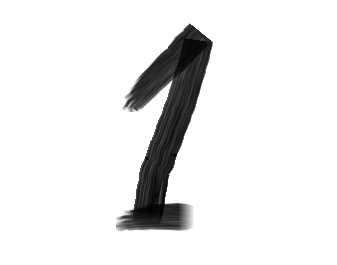
#> input picture images/1.png, 337 x 265 px
$ jupyter execute --allow-errors recognize_handwritten_digits.ipynb   (shell and % lines are left out)
#> lines starting #> are read from the running program, lines starting #| are printed output that depends on the picture
[cell 1]
# my imports
import numpy as np
import pandas as pd
import matplotlib.pyplot as plt
import seaborn as sns


# Import datasets, classifiers and performance metrics
from sklearn import datasets, metrics, svm
from sklearn.model_selection import train_test_split
import pickle

# Import imread and imshow

from skimage.io import imread, imshow
from PIL import Image

## Recognizing Handwritten digits

### The Digit Dataset

This dataset is made up of 1797 8x8 images. Each image, like the one shown below, is of a hand-written digit. In order to utilize an 8x8 figure like this, we’d have to first transform it into a feature vector with length 64.

The first 4 digits:

[cell 2]
digits = datasets.load_digits()

_, axes = plt.subplots(nrows=1, ncols=4, figsize=(10, 3))
for ax, image, label in zip(axes, digits.images, digits.target):
    ax.set_axis_off()
    ax.imshow(image, cmap=plt.cm.gray_r, interpolation="nearest")
    ax.set_title("Training: %i" % label)
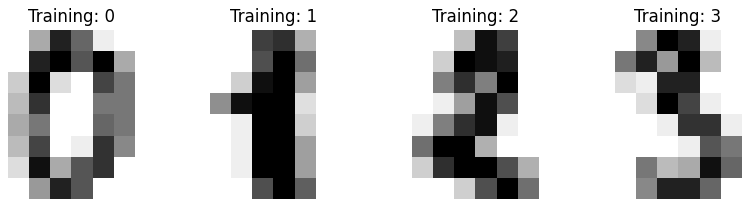
#> figure drawn by matplotlib, 4 panels

### Zip builtin function

Make an iterator that aggregates elements from each of the iterables.
Returns an iterator of tuples, where the i-th tuple contains the i-th element from each of the argument sequences or iterables. The iterator stops when the shortest input iterable is exhausted. With a single iterable argument, it returns an iterator of 1-tuples. With no arguments, it returns an empty iterator.

```python
x = [1, 2, 3]
y = [4, 5, 6]
zipped = zip(x, y)
list(zipped)
# >>>[(1, 4), (2, 5), (3, 6)]
```

[cell 3]
type(digits.images)

[cell 4]
len(digits.images[0])

[cell 5]
print ("min is", digits.images.min())
print ("max is", digits.images.max())
print ("mean is", digits.images.mean())
print ("median is", np.median(digits.images))

[cell 6]
first_digit = digits.images[0]

The data set is represented in 8 x 8 float matrices.

[cell 7]
first_digit

[cell 8]
plt.imshow(first_digit, cmap='gray_r', interpolation="nearest")
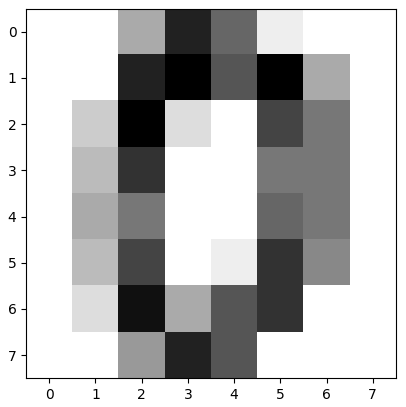
#> figure drawn by matplotlib, 1 panel

[cell 9]
digits.target

[cell 10]
len(digits.target)

[cell 11]
plt.hist(digits.target)
plt.xlabel('digits')
plt.ylabel('records')
plt.title('Number frequency')
plt.xticks(np.arange(10))
plt.show()
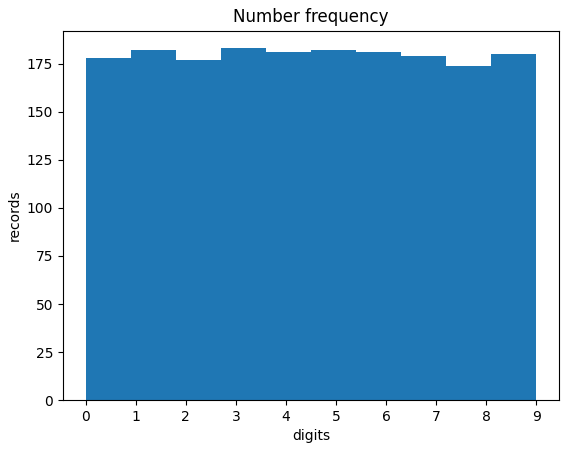
#> figure drawn by matplotlib, 1 panel; tallest bar 183 high, from x = 2.7 to 3.6

Same thing, but with Seaborn

[cell 12]
sns.histplot(digits.target, bins = 10)
plt.xlabel('digits')
plt.ylabel('records')
plt.title('Number frequency')
plt.xticks(np.arange(10))
plt.show()
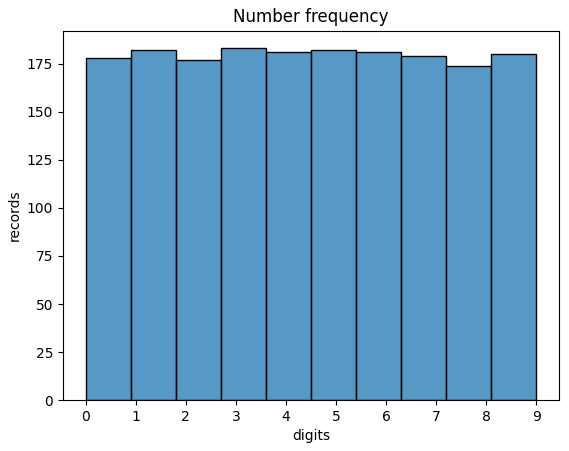
#> figure drawn by matplotlib, 1 panel; tallest bar 183 high, from x = 2.7 to 3.6
plt.show()

## Support Vector Machines

Support vector machines (SVMs) are a set of supervised learning methods used for classification, regression and outliers detection.

1. The advantages of support vector machines are:

* Effective in high dimensional spaces.

* Still effective in cases where number of dimensions is greater than the number of samples.

* Uses a subset of training points in the decision function (called support vectors), so it is also memory efficient.

* Versatile: different Kernel functions can be specified for the decision function. Common kernels are provided, but it is also possible to specify custom kernels.

2. The disadvantages of support vector machines include:

* If the number of features is much greater than the number of samples, avoid over-fitting in choosing Kernel functions and regularization term is crucial.

* SVMs do not directly provide probability estimates, these are calculated using an expensive five-fold cross-validation.

The support vector machines in scikit-learn support both dense (numpy.ndarray and convertible to that by numpy.asarray) and sparse (any scipy.sparse) sample vectors as input. However, to use an SVM to make predictions for sparse data, it must have been fit on such data. For optimal performance, use C-ordered numpy.ndarray (dense) or scipy.sparse.csr_matrix (sparse) with dtype=float64.

### Classification
SVC, NuSVC and LinearSVC are classes capable of performing binary and multi-class classification on a dataset.

SVC and NuSVC are similar methods, but accept slightly different sets of parameters and have different mathematical formulations. On the other hand, LinearSVC is another (faster) implementation of Support Vector Classification for the case of a linear kernel. It also lacks some of the attributes of SVC and NuSVC, like support_. LinearSVC uses squared_hinge loss and due to its implementation in liblinear it also regularizes the intercept, if considered. This effect can however be reduced by carefully fine tuning its intercept_scaling parameter, which allows the intercept term to have a different regularization behavior compared to the other features. The classification results and score can therefore differ from the other two classifiers.

As other classifiers, SVC, NuSVC and LinearSVC take as input two arrays: an array X of shape (n_samples, n_features) holding the training samples, and an array y of class labels (strings or integers), of shape (n_samples):

```python
from sklearn import svm
X = [[0, 0], [1, 1]]
y = [0, 1]
clf = svm.SVC()
clf.fit(X, y)
# >>>SVC()
```

After being fitted, the model can then be used to predict new values:

```python
clf.predict([[2., 2.]])
# >>>array([1])
```

SVMs decision function depends on some subset of the training data, called the support vectors. Some properties of these support vectors can be found in attributes support_vectors_, support_ and n_support_:

```python
# get support vectors
clf.support_vectors_
# >>>array([[0., 0.],
       [1., 1.]])
# get indices of support vectors
clf.support_
# >>>array([0, 1]...)
# get number of support vectors for each class
clf.n_support_
# >>>array([1, 1]...)
```

#### Significance of shuffle

```python
train_test_split(y, shuffle=False)
# >>>[[0, 1, 2], [3, 4]]
```

### SVC
C-Support Vector Classification.

The implementation is based on libsvm. The fit time scales at least quadratically with the number of samples and may be impractical beyond tens of thousands of samples. For large datasets consider using LinearSVC or SGDClassifier instead, possibly after a Nystroem transformer or other Kernel Approximation.

The multiclass support is handled according to a one-vs-one scheme.

For details on the precise mathematical formulation of the provided kernel functions and how gamma, coef0 and degree affect each other, see the corresponding section in the narrative documentation: Kernel functions.

```python
import numpy as np
from sklearn.pipeline import make_pipeline
from sklearn.preprocessing import StandardScaler
X = np.array([[-1, -1], [-2, -1], [1, 1], [2, 1]])
y = np.array([1, 1, 2, 2])
from sklearn.svm import SVC
clf = make_pipeline(StandardScaler(), SVC(gamma='auto'))
clf.fit(X, y)
# >>>Pipeline(steps=[('standardscaler', StandardScaler()),
#                ('svc', SVC(gamma='auto'))])

print(clf.predict([[-0.8, -1]]))
# >>>[1]
```

### Standard Scaler (for completeness, not used in the project)
Standardize features by removing the mean and scaling to unit variance.

The standard score of a sample x is calculated as:

$$ z = (x - u) / s $$

where u is the mean of the training samples or zero if with_mean=False, and s is the standard deviation of the training samples or one if with_std=False.

Centering and scaling happen independently on each feature by computing the relevant statistics on the samples in the training set. Mean and standard deviation are then stored to be used on later data using transform.

Standardization of a dataset is a common requirement for many machine learning estimators: they might behave badly if the individual features do not more or less look like standard normally distributed data (e.g. Gaussian with 0 mean and unit variance).

For instance many elements used in the objective function of a learning algorithm (such as the RBF kernel of Support Vector Machines or the L1 and L2 regularizers of linear models) assume that all features are centered around 0 and have variance in the same order. If a feature has a variance that is orders of magnitude larger than others, it might dominate the objective function and make the estimator unable to learn from other features correctly as expected.

StandardScaler is sensitive to outliers, and the features may scale differently from each other in the presence of outliers. For an example visualization, refer to Compare StandardScaler with other scalers.

This scaler can also be applied to sparse CSR or CSC matrices by passing with_mean=False to avoid breaking the sparsity structure of the data.

```python
from sklearn.preprocessing import StandardScaler
data = [[0, 0], [0, 0], [1, 1], [1, 1]]
scaler = StandardScaler()
print(scaler.fit(data))
StandardScaler()
print(scaler.mean_)
# >>>[0.5 0.5]
print(scaler.transform(data))
# >>>[[-1. -1.]
# [-1. -1.]
# [ 1.  1.]
# [ 1.  1.]]
print(scaler.transform([[2, 2]]))
# >>>[[3. 3.]]
```

### Make pipeline (for completeness, not used in the project)

Construct a Pipeline from the given estimators.

This is a shorthand for the Pipeline constructor; it does not require, and does not permit, naming the estimators. Instead, their names will be set to the lowercase of their types automatically.

```python
from sklearn.naive_bayes import GaussianNB
from sklearn.preprocessing import StandardScaler
from sklearn.pipeline import make_pipeline
make_pipeline(StandardScaler(), GaussianNB(priors=None))
# >>>Pipeline(steps=[('standardscaler', StandardScaler()),
#                ('gaussiannb', GaussianNB())])
```

## Classification

To apply a classifier on this data, we need to flatten the images, turning each 2-D array of grayscale values from shape (8, 8) into shape (64,). Subsequently, the entire dataset will be of shape (n_samples, n_features), where n_samples is the number of images and n_features is the total number of pixels in each image. As digits.images is of type numpy.ndarray we can use np.reshape((n_samples, -1)). By using the '-1' as value form number of columns NumPy calculates the number of columns automatically by dividing the total number of elements in the array by n_samples.

We can then split the data into train and test subsets and fit a support vector classifier on the train samples. The fitted classifier can subsequently be used to predict the value of the digit for the samples in the test subset.

[cell 13]
# flatten the images
n_samples = len(digits.images)
data = digits.images.reshape((n_samples, -1))

In order to train the model we need to flatten the images in a n_samples, 64_features matrix using np.reshape(n, -1).

[cell 14]
data

[cell 15]
len(data[0])

[cell 16]
# Create a classifier: a support vector classifier
clf = svm.SVC(gamma=0.001)
clf

The gamma parameter in Scikit-learn's Support Vector Machine (SVM) classifier SVC is a crucial hyperparameter that determines how much influence a single training example has on the decision boundary. It plays a significant role in shaping the model's decision boundary when using non-linear kernels, such as the Radial Basis Function (RBF) kernel, which is the default kernel in Scikit-learn's SVC.

A small value of gamma means that each training example has a far-reaching influence, resulting in a smoother and broader decision boundary. This makes the model less sensitive to individual data points, which can be beneficial when the data is noisy. However, if the value is too low, the model might underfit the data, leading to poor performance on both the training and test sets.
Kernel coefficient for ‘rbf’, ‘poly’ and ‘sigmoid’.

* if gamma='scale' (default) is passed then it uses 1 / (n_features * X.var()) as value of gamma,
* if ‘auto’, uses 1 / n_features
* if float, must be non-negative

**NB!** kernel{‘linear’, ‘poly’, ‘rbf’, ‘sigmoid’, ‘precomputed’} or callable, default=’rbf’
Specifies the kernel type to be used in the algorithm. If none is given, ‘rbf’ will be used. If a callable is given it is used to pre-compute the kernel matrix from data matrices; that matrix should be an array of shape (n_samples, n_samples).

### RBF kernel

The radial basis function (RBF) kernel, also known as the Gaussian kernel, is the default kernel for Support Vector Machines in scikit-learn. It measures similarity between two data points in **infinite dimensions** and then approaches classification by majority vote. The kernel function is defined as:

$$K(\mathbf{x}_1, \mathbf{x}_2) = \exp\left(-\gamma \cdot
    {\|\mathbf{x}_1 - \mathbf{x}_2\|^2}\right)$$
where ${\gamma}$ (gamma) controls the influence of each individual training sample on the decision boundary.

The larger the euclidean distance between two points $\|\mathbf{x}_1 - \mathbf{x}_2\|^2$ the closer the kernel function is to zero. This means that two points far away are more likely to be dissimilar.

In the plot we can see how the decision boundaries tend to contract around data points that are close to each other.

[cell 17]
# Split data into 50% train and 50% test subsets
X_train, X_test, y_train, y_test = train_test_split(
    data, digits.target, test_size=0.5, shuffle=False
)

### Sci-kit learn Model

Tools for model selection, such as cross validation and hyper-parameter tuning.

### Train - Test Split
Split arrays or matrices into random train and test subsets.

Quick utility that wraps input validation, next(ShuffleSplit().split(X, y)), and application to input data into a single call for splitting (and optionally subsampling) data into a one-liner.

Example:

```python
import numpy as np
from sklearn.model_selection import train_test_split
X, y = np.arange(10).reshape((5, 2)), range(5)
X
# >>>array([[0, 1],
#       [2, 3],
#       [4, 5],
#       [6, 7],
#       [8, 9]])
list(y)
# >>>[0, 1, 2, 3, 4]

X_train, X_test, y_train, y_test = train_test_split(
    X, y, test_size=0.33, random_state=42)

X_train
# >>>array([[4, 5],
#       [0, 1],
#       [6, 7]])
y_train
# >>>[2, 0, 3]
X_test
# >>>array([[2, 3],
#       [8, 9]])
y_test
# >>>[1, 4]
```

[cell 18]
# Learn the digits on the train subset
clf.fit(X_train, y_train)

[cell 19]
# Predict the value of the digit on the test subset
predicted = clf.predict(X_test)

[cell 20]
X_test.shape, predicted.shape

[cell 21]
X_test[0]

Below we visualize the first 4 test samples and show their predicted digit value in the title.

[cell 22]
_, axes = plt.subplots(nrows=1, ncols=4, figsize=(10, 3))
for ax, image, prediction in zip(axes, X_test, predicted):
    ax.set_axis_off()
    image = image.reshape(8, 8)
    ax.imshow(image, cmap=plt.cm.gray_r, interpolation="nearest")
    ax.set_title(f"Prediction: {prediction}")
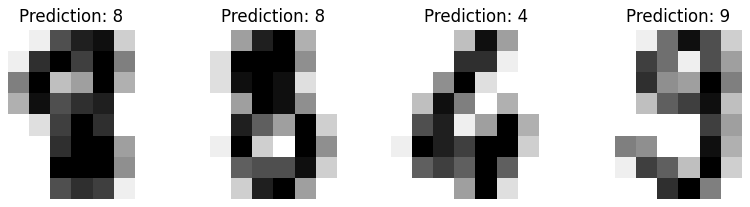
#> figure drawn by matplotlib, 4 panels

classification_report builds a text report showing the main classification metrics.

### Classification report
Build a text report showing the main classification metrics.
Text summary of the precision, recall, F1 score for each class.
The reported averages include macro average (averaging the unweighted mean per label), weighted average (averaging the support-weighted mean per label), and sample average (only for multilabel classification). Micro average (averaging the total true positives, false negatives and false positives) is only shown for multi-label or multi-class with a subset of classes, because it corresponds to accuracy otherwise and would be the same for all metrics.

```python
from sklearn.metrics import classification_report
y_true = [0, 1, 2, 2, 2]
y_pred = [0, 0, 2, 2, 1]
target_names = ['class 0', 'class 1', 'class 2']
print(classification_report(y_true, y_pred, target_names=target_names))
#               precision    recall  f1-score   support
#
#      class 0       0.50      1.00      0.67         1
#      class 1       0.00      0.00      0.00         1
#      class 2       1.00      0.67      0.80         3
#
#     accuracy                           0.60         5
#    macro avg       0.50      0.56      0.49         5
# weighted avg       0.70      0.60      0.61         5
#
y_pred = [1, 1, 0]
y_true = [1, 1, 1]
print(classification_report(y_true, y_pred, labels=[1, 2, 3]))
#               precision    recall  f1-score   support
#
#            1       1.00      0.67      0.80         3
#            2       0.00      0.00      0.00         0
#            3       0.00      0.00      0.00         0
#
#    micro avg       1.00      0.67      0.80         3
#    macro avg       0.33      0.22      0.27         3
# weighted avg       1.00      0.67      0.80         3
```

[cell 23]
print(
    f"Classification report for classifier {clf}:\n"
    f"{metrics.classification_report(y_test, predicted)}\n"
)

### Confusion matrix
The confusion_matrix function evaluates classification accuracy by computing the confusion matrix with each row corresponding to the true class (Wikipedia and other references may use different convention for axes).

By definition, entry i and j in a confusion matrix is the number of observations actually in group i, but predicted to be in group j.

```python
from sklearn.metrics import confusion_matrix
y_true = [2, 0, 2, 2, 0, 1]
y_pred = [0, 0, 2, 2, 0, 2]
confusion_matrix(y_true, y_pred)
# >>> array([[2, 0, 0],
#            [0, 0, 1],
#            [1, 0, 2]])
```

We can also plot a confusion matrix of the true digit values and the predicted digit values.

[cell 24]
disp = metrics.ConfusionMatrixDisplay.from_predictions(y_test, predicted)
disp.figure_.suptitle("Confusion Matrix")
print(f"Confusion matrix:\n{disp.confusion_matrix}")

plt.show()
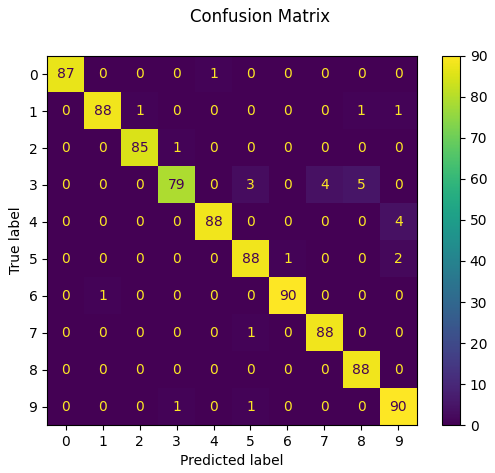
#> figure drawn by matplotlib, 2 panels

Export the trained model using Pickle library

### Pickle

The pickle module implements binary protocols for serializing and de-serializing a Python object structure. “Pickling” is the process whereby a Python object hierarchy is converted into a byte stream, and “unpickling” is the inverse operation, whereby a byte stream (from a binary file or bytes-like object) is converted back into an object hierarchy. Pickling (and unpickling) is alternatively known as “serialization”, “marshalling” or “flattening”.

[cell 25]
# Define the file path where you want to save the model
filename = 'models/svm_model.pkl'

# Use the pickle.dump() method to save the model
with open(filename, 'wb') as file:
    pickle.dump(clf, file)

[cell 26]
svm_filename = 'models/svm_model.pkl'
# Use the pickle.load() method to load the model
with open(svm_filename, 'rb') as file:
    svm_loaded_model = pickle.load(file)

[cell 27]
svm_loaded_model

[cell 28]
predicted_new = clf.predict(X_test[0:3])

[cell 29]
_, axes = plt.subplots(nrows=1, ncols=3, figsize=(10, 3))
for ax, image, prediction in zip(axes, X_test[0:3], predicted_new):
    ax.set_axis_off()
    image = image.reshape(8, 8)
    ax.imshow(image, cmap=plt.cm.gray_r, interpolation="nearest")
    ax.set_title(f"Prediction: {prediction}")
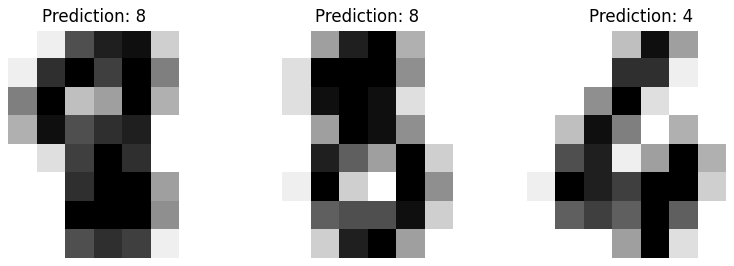
#> figure drawn by matplotlib, 3 panels

### Testing with real life exaple using MS Paint.

[cell 30]
paint_test = imread('images/1.png')
#> paint_test is the input picture: shape (265, 337, 4); mean R, G, B, A 234.2, 234.2, 234.2, 255

[cell 31]
type(paint_test)

[cell 32]
paint_test.shape
#> Out = (265, 337, 4)

[cell 33]
plt.imshow(paint_test)

As the input images are with sizes 300x300 pixels, we need to resize to 8x8 pixels loosing a lot of information in the process.

## Pillow  Image

The Python Imaging Library (PIL) adds image processing capabilities to your Python interpreter.

This library provides extensive file format support, an efficient internal representation, and fairly powerful image processing capabilities.

The Image module provides a class with the same name which is used to represent a PIL image. The module also provides a number of factory functions, including functions to load images from files, and to create new images.

Resize returns a resized copy of this image.

[cell 34]
with Image.open("images/1.png") as im:

    # Provide the target width and height of the image
    (width, height) = (8, 8)
    im_resized = im.resize((width, height))

I forgot that the images from the dataset are negatives and my test images created in MS Paint are positives so I need to invert them by subtracting each cell value from 255 (this 255 becomes 0 and 0 becomes 255, etc.) in order for the model to predict correctly the number.

[cell 35]
np_im_resized = np.array(im_resized)
np_im_inverted = 255 - np_im_resized

[cell 36]
gray_im_resized = 0.2989*np_im_inverted[:, :, 0] + 0.5870*np_im_inverted[:, :, 1] + 0.1140*np_im_inverted[:, :, 2]

[cell 37]
scaled_gray_paint = gray_im_resized / 255 * 16

[cell 38]
imshow(scaled_gray_paint, cmap = 'gray_r')
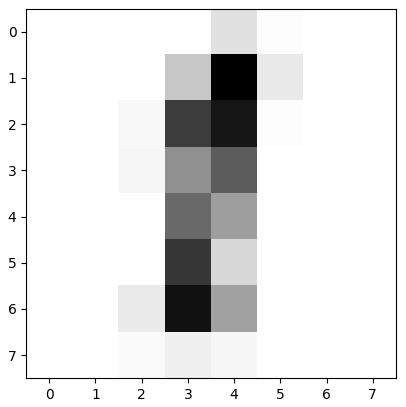
#> figure drawn by matplotlib, 1 panel

As a single image is represented by an 8 x 8 matrix we need to reshape to a (64,) matrix because the model expects 64 features

[cell 39]
predicted_paint = clf.predict(scaled_gray_paint.reshape(1, -1))
#> predicted_paint = [1]

[cell 40]
predicted_paint
#> Out = [1]

[cell 41]
plt.imshow(scaled_gray_paint, cmap=plt.cm.gray_r, interpolation="nearest")
plt.title(f"Prediction: {predicted_paint[0]}")
plt.show()
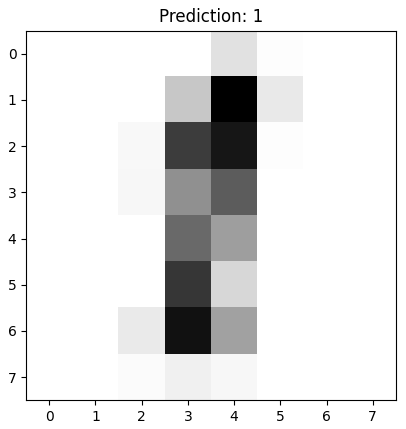
#> figure drawn by matplotlib, 1 panel
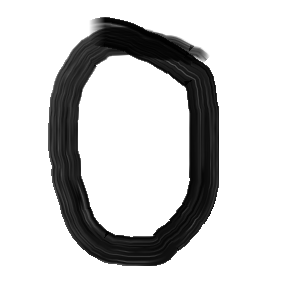
#> input picture images/0.png, 300 x 300 px
#> further down, im is the input picture: PIL image 300x300 RGBA; mean R, G, B, A 210.4, 210.4, 210.4, 255
#> `predicted_paint = clf.predict(scaled_gray_paint.reshape(1,-1))`: predicted_paint = [0]

Finaly we can see the model in action predicting some real life examples created using MS Paint with pretty good accuracy.

#> (a cell that did not finish here is left out)
